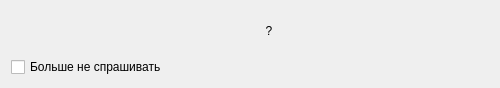
<?xml version="1.0" encoding="UTF-8"?>
<ui version="4.0">
 <class>wndMessage</class>
 <widget class="QDialog" name="wndMessage">
  <property name="windowModality">
   <enum>Qt::WindowModal</enum>
  </property>
  <property name="geometry">
   <rect>
    <x>0</x>
    <y>0</y>
    <width>500</width>
    <height>88</height>
   </rect>
  </property>
  <property name="sizePolicy">
   <sizepolicy hsizetype="Fixed" vsizetype="Fixed">
    <horstretch>0</horstretch>
    <verstretch>0</verstretch>
   </sizepolicy>
  </property>
  <property name="minimumSize">
   <size>
    <width>500</width>
    <height>88</height>
   </size>
  </property>
  <property name="maximumSize">
   <size>
    <width>500</width>
    <height>88</height>
   </size>
  </property>
  <property name="windowTitle">
   <string>Vkontakte Music Mania</string>
  </property>
  <property name="modal">
   <bool>true</bool>
  </property>
  <layout class="QVBoxLayout" name="verticalLayout">
   <item>
    <layout class="QHBoxLayout" name="horizontalLayout">
     <item>
      <widget class="QLabel" name="lblIcon">
       <property name="minimumSize">
        <size>
         <width>32</width>
         <height>32</height>
        </size>
       </property>
       <property name="maximumSize">
        <size>
         <width>32</width>
         <height>32</height>
        </size>
       </property>
       <property name="text">
        <string/>
       </property>
      </widget>
     </item>
     <item>
      <widget class="QLabel" name="lblText">
       <property name="text">
        <string>?</string>
       </property>
       <property name="alignment">
        <set>Qt::AlignCenter</set>
       </property>
       <property name="wordWrap">
        <bool>true</bool>
       </property>
      </widget>
     </item>
    </layout>
   </item>
   <item>
    <layout class="QHBoxLayout" name="horizontalLayout_3">
     <item>
      <layout class="QHBoxLayout" name="dontAskLayout">
       <item>
        <widget class="QCheckBox" name="chkDontAsk">
         <property name="text">
          <string>Больше не спрашивать</string>
         </property>
        </widget>
       </item>
      </layout>
     </item>
     <item>
      <spacer name="horizontalSpacer">
       <property name="orientation">
        <enum>Qt::Horizontal</enum>
       </property>
       <property name="sizeHint" stdset="0">
        <size>
         <width>40</width>
         <height>20</height>
        </size>
       </property>
      </spacer>
     </item>
     <item>
      <layout class="QHBoxLayout" name="buttonsLayout"/>
     </item>
    </layout>
   </item>
  </layout>
 </widget>
 <resources/>
 <connections/>
</ui>
